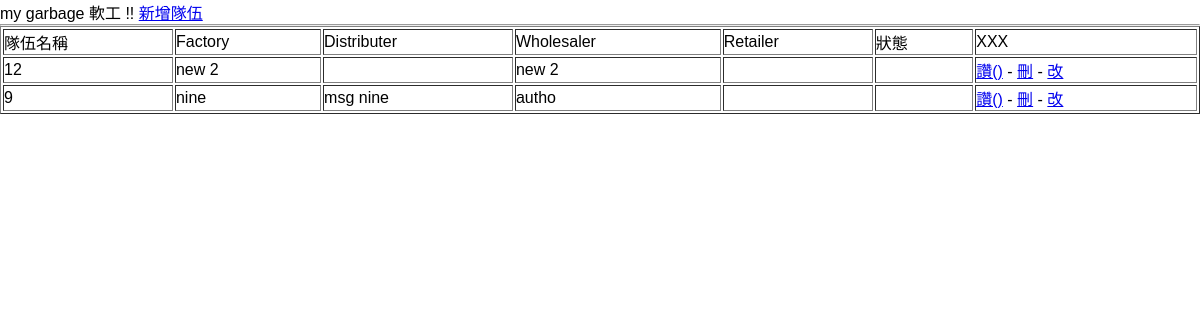
/軟工/index.php (signed in), run on the app's committed database.
### tables this page shows
CREATE TABLE IF NOT EXISTS `guestbook` (
  `id` int(11) NOT NULL AUTO_INCREMENT,
  `title` varchar(20) NOT NULL,
  `msg` varchar(50) NOT NULL,
  `name` varchar(5) NOT NULL,
  `status` int(11) NOT NULL DEFAULT '0',
  PRIMARY KEY (`id`)
);

### 軟工/index.php (the view, shortened to what this page needs)
<?php
require("dbconfig.php");
?>
<!DOCTYPE html PUBLIC "-//W3C//DTD XHTML 1.0 Transitional//EN" "http://www.w3.org/TR/xhtml1/DTD/xhtml1-transitional.dtd">
<html xmlns="http://www.w3.org/1999/xhtml">
<head>
<link rel="stylesheet" type="text/css" href="main.css">
</head>
<body>
<p>my garbage 軟工 !! <a href="01.addform.php">新增隊伍</a></p>
<hr />
<table width="200" border="1" class="">
  <tr>
    <td>隊伍名稱</td>
    <td>Factory</td>
    <td>Distributer</td>
    <td>Wholesaler</td>
	<td>Retailer</td>
	<td>狀態</td>
	<td>XXX</td>
  </tr>
<?php
$sql = "select * from guestbook;";
$stmt = mysqli_prepare($db, $sql );
mysqli_stmt_execute($stmt);
$result = mysqli_stmt_get_result($stmt);
while (	$rs = mysqli_fetch_assoc($result)) {
	echo "<tr><td>" , $rs['id'] ,
	"</td><td>" , $rs['title'],
	"</td><td>" , $rs['msg'],
	"</td><td>", $rs['name'],"</td><td>" , $rs['sec'],"</td><td>",$rs['category'],"</td>";
$id=$rs['id'];
$likes=$rs['likes'];
echo "<td><a href='05.like.php?id=$id'>讚($likes)</a>";
echo " - <a href='03.delete.php?id=$id'>刪</a>";
echo " - <a href='04.editform.php?id=$id'>改</a> </td></tr>";
}
?>
</table>
</body>
</html>

### 軟工/main.css (style rules this page uses)
* { margin: 0px; padding: 0px; box-sizing: border-box; }
body, html { height: 100%; font-family: sans-serif; }
a { margin: 0px; transition: all 0.4s; -webkit-transition: all 0.4s; -o-transition: all 0.4s; -moz-transition: all 0.4s; }
p { margin: 0px; }
table { width: 100%; background-color: #fff; }
th, td { font-weight: unset; padding-right: 10px; }

### data on the page
guestbook: id "12", title "new 2", name "new 2"
guestbook: id "9", title "nine", msg "msg nine", name "autho"
